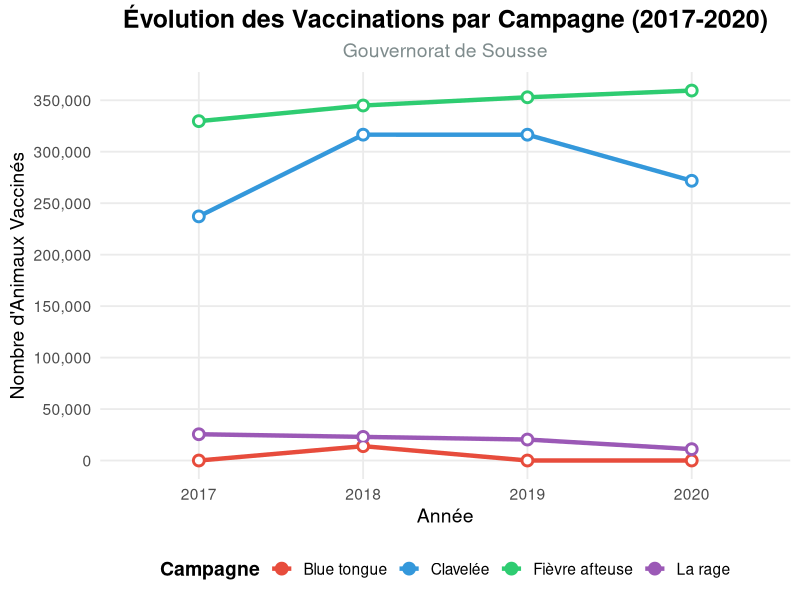
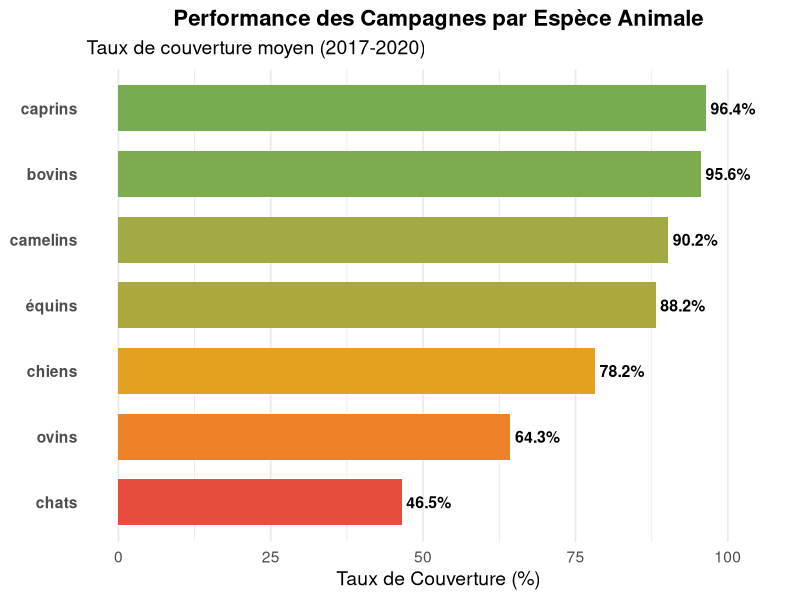
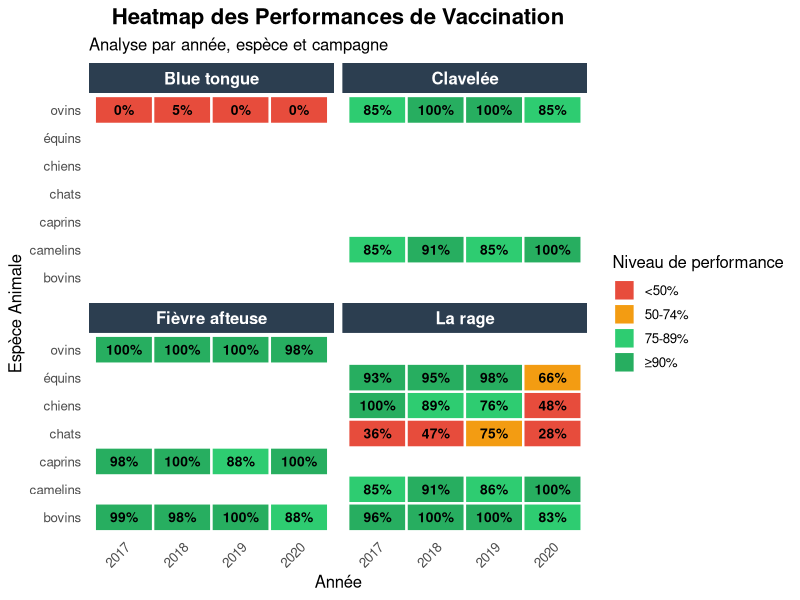
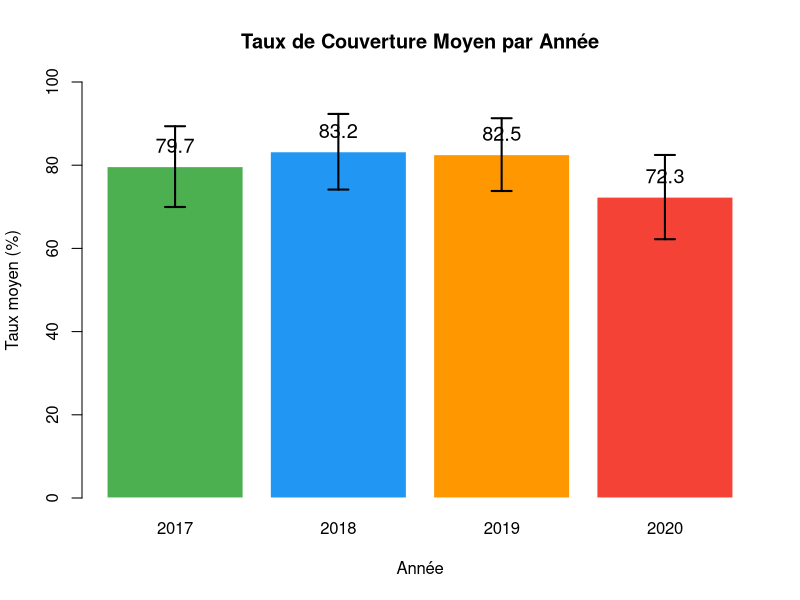
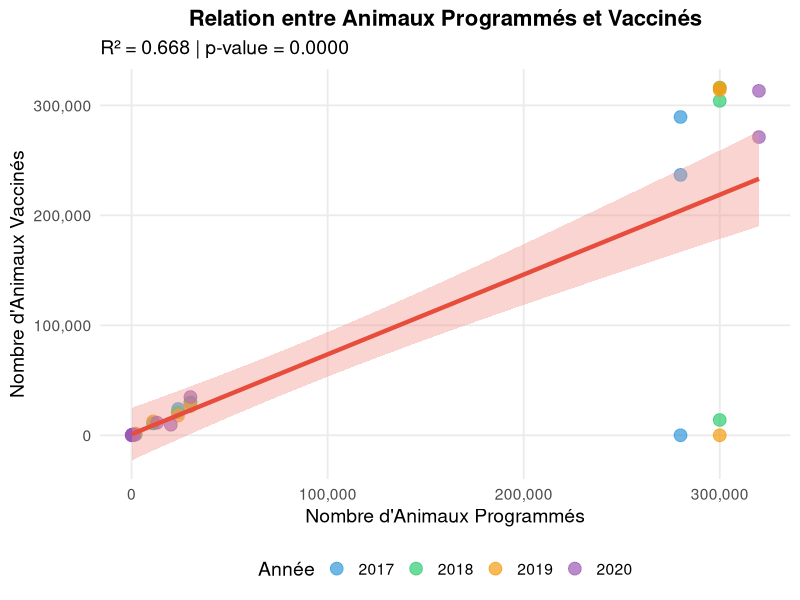

Here is the R script that generated these plots, in order:
## ---- chunk 1
#| echo: false
#| warning: false
cat("Variables disponibles dans le dataset :\n\n")
cat("1. année : Année de la campagne\n")
cat("2. Campagne_de_vaccination : Type de maladie\n")
cat("3. Espece_animale : Espèce ciblée\n")
cat("4. nombre_animaux_programmes : Objectifs\n")
cat("5. nombre_animaux_vaccines : Réalisations\n")
cat("6. taux_de_couverture : Performance\n")
cat("7. Unité : Unité de mesure\n")
## ---- chunk 2
#| message: false
#| warning: false
# Chargement des bibliothèques essentielles
library(tidyverse)    # Manipulation et visualisation
library(ggthemes)     # Thèmes ggplot2
library(scales)       # Formatage des échelles
library(readxl)       # Lecture fichiers Excel
library(knitr)        # Rapport dynamique
library(kableExtra)   # Tables améliorées

# Configuration des thèmes
theme_set(theme_minimal(base_size = 12))

cat("✅ Bibliothèques chargées avec succès\n")
## ---- chunk 3
#| message: false
# Importation des données
data_sousse <- read_excel("Data/campagnes-de-vaccination-2017-2020.xlsx")

# Message de confirmation
cat("✅ Données importées avec succès\n")
cat("📊 Dimensions :", nrow(data_sousse), "lignes ×", ncol(data_sousse), "colonnes\n")
## ---- chunk 4
#| echo: false
#| message: false
library(kableExtra)

data_sousse %>%
  head(10) %>%
  kbl() %>%
  kable_styling(bootstrap_options = c("striped", "hover", "condensed"),
                full_width = FALSE,
                font_size = 12) %>%
  row_spec(0, background = "#2c3e50", color = "white")
## ---- chunk 5
#| message: false
data_clean <- data_sousse %>%
  mutate(
    # Conversion en facteurs
    annee = as.factor(annee),
    Campagne_de_vaccination = as.factor(Campagne_de_vaccination),
    Espece_animale = as.factor(Espece_animale),
    
    # Nouvelles variables calculées
    taux_calcule = (nombre_animaux_vaccines / nombre_animaux_programmes) * 100,
    ecart = nombre_animaux_vaccines - nombre_animaux_programmes,
    ecart_pourcent = (ecart / nombre_animaux_programmes) * 100,
    
    # Catégorisation de l'efficacité
    efficacite = case_when(
      `taux_de_ couverture` >= 90 ~ "Excellente",
      `taux_de_ couverture` >= 75 ~ "Bonne",
      `taux_de_ couverture` >= 50 ~ "Moyenne",
      TRUE ~ "Faible"
    ),
    efficacite = factor(efficacite, levels = c("Excellente", "Bonne", "Moyenne", "Faible"))
  )

cat("✅ Dataset nettoyé et transformé\n")
cat("📈 Variables créées : taux_calcule, ecart, ecart_pourcent, efficacite\n")
## ---- chunk 6
#| message: false
summary_stats <- data_clean %>%
  summarise(
    Observations = n(),
    Campagnes = n_distinct(Campagne_de_vaccination),
    Espèces = n_distinct(Espece_animale),
    `Taux moyen` = round(mean(`taux_de_ couverture`, na.rm = TRUE), 1),
    `Animaux programmés (moyenne)` = round(mean(nombre_animaux_programmes)),
    `Animaux vaccinés (moyenne)` = round(mean(nombre_animaux_vaccines))
  )

kbl(summary_stats) %>%
  kable_styling(bootstrap_options = c("striped", "hover")) %>%
  column_spec(1, bold = TRUE)
## ---- chunk 7
#| fig-height: 7
# Graphique d'évolution temporelle
g1 <- data_clean %>%
  group_by(annee, Campagne_de_vaccination) %>%
  summarise(total_vaccines = sum(nombre_animaux_vaccines), .groups = 'drop') %>%
  ggplot(aes(x = annee, y = total_vaccines, color = Campagne_de_vaccination, group = Campagne_de_vaccination)) +
  geom_line(linewidth = 1.5) +
  geom_point(size = 4) +
  geom_point(size = 2, color = "white") +
  scale_y_continuous(labels = comma, breaks = scales::pretty_breaks(n = 10)) +
  scale_color_manual(values = c("#e74c3c", "#3498db", "#2ecc71", "#9b59b6")) +
  labs(
    title = "Évolution des Vaccinations par Campagne (2017-2020)",
    subtitle = "Gouvernorat de Sousse",
    x = "Année",
    y = "Nombre d'Animaux Vaccinés",
    color = "Campagne"
  ) +
  theme_minimal(base_size = 14) +
  theme(
    plot.title = element_text(face = "bold", size = 18, hjust = 0.5),
    plot.subtitle = element_text(hjust = 0.5, color = "#7f8c8d"),
    legend.position = "bottom",
    legend.title = element_text(face = "bold"),
    panel.grid.minor = element_blank()
  )

print(g1)
## ---- chunk 8
#| fig-height: 6
# Taux de couverture par espèce
g2 <- data_clean %>%
  group_by(Espece_animale) %>%
  summarise(taux_moyen = mean(`taux_de_ couverture`, na.rm = TRUE)) %>%
  arrange(taux_moyen) %>%
  mutate(Espece_animale = fct_reorder(Espece_animale, taux_moyen)) %>%
  ggplot(aes(x = taux_moyen, y = Espece_animale, fill = taux_moyen)) +
  geom_col(width = 0.7) +
  geom_text(aes(label = sprintf("%.1f%%", taux_moyen)), 
            hjust = -0.1, 
            fontface = "bold",
            size = 4) +
  scale_fill_gradient2(
    low = "#e74c3c",
    mid = "#f39c12",
    high = "#27ae60",
    midpoint = 75,
    name = "Taux (%)"
  ) +
  labs(
    title = "Performance des Campagnes par Espèce Animale",
    subtitle = "Taux de couverture moyen (2017-2020)",
    x = "Taux de Couverture (%)",
    y = NULL
  ) +
  theme_minimal(base_size = 14) +
  theme(
    plot.title = element_text(face = "bold", size = 16, hjust = 0.5),
    axis.text.y = element_text(face = "bold"),
    legend.position = "none",
    panel.grid.major.y = element_blank()
  ) +
  xlim(0, 105)

print(g2)
## ---- chunk 9
#| fig-height: 8
# Heatmap des taux de couverture
g3 <- data_clean %>%
  mutate(
    taux_categorie = cut(`taux_de_ couverture`,
      breaks = c(0, 50, 75, 90, 100),
      labels = c("<50%", "50-74%", "75-89%", "≥90%"),
      include.lowest = TRUE)
  ) %>%
  ggplot(aes(x = annee, y = Espece_animale, fill = taux_categorie)) +
  geom_tile(color = "white", size = 0.8) +
  geom_text(aes(label = sprintf("%.0f%%", `taux_de_ couverture`)), 
            color = "black", 
            fontface = "bold", 
            size = 3.5) +
  scale_fill_manual(
    values = c("<50%" = "#e74c3c", 
               "50-74%" = "#f39c12", 
               "75-89%" = "#2ecc71", 
               "≥90%" = "#27ae60"),
    name = "Niveau de performance"
  ) +
  facet_wrap(~Campagne_de_vaccination, ncol = 2) +
  labs(
    title = "Heatmap des Performances de Vaccination",
    subtitle = "Analyse par année, espèce et campagne",
    x = "Année",
    y = "Espèce Animale"
  ) +
  theme_minimal(base_size = 12) +
  theme(
    plot.title = element_text(face = "bold", size = 16, hjust = 0.5),
    axis.text.x = element_text(angle = 45, hjust = 1),
    strip.text = element_text(face = "bold", size = 12, color = "white"),
    strip.background = element_rect(fill = "#2c3e50", color = NA),
    panel.grid = element_blank()
  )

print(g3)
## ---- chunk 10
#| message: false
# Test ANOVA
anova_result <- aov(`taux_de_ couverture` ~ annee, data = data_clean)

# Résumé
cat("📊 ANALYSE DE VARIANCE (ANOVA)\n")

cat("Hypothèse H0 : Les taux moyens sont égaux pour toutes les années\n")
cat("Hypothèse H1 : Au moins une année diffère des autres\n\n")

print(summary(anova_result))

# Test post-hoc Tukey
cat("\n\n🔍 TEST POST-HOC DE TUKEY\n")

tukey_result <- TukeyHSD(anova_result)
print(tukey_result)

# Graphique : Barplot des moyennes avec barres d'erreur
moyennes_plot <- data_clean %>%
  group_by(annee) %>%
  summarise(
    moyenne = mean(`taux_de_ couverture`, na.rm = TRUE),
    sd = sd(`taux_de_ couverture`, na.rm = TRUE),
    n = n()
  ) %>%
  mutate(se = sd / sqrt(n))

barplot_heights <- barplot(moyennes_plot$moyenne,
                           names.arg = moyennes_plot$annee,
                           ylim = c(0, 100),
                           col = c("#4CAF50", "#2196F3", "#FF9800", "#F44336"),
                           main = "Taux de Couverture Moyen par Année",
                           xlab = "Année",
                           ylab = "Taux moyen (%)",
                           border = "white")
arrows(x0 = barplot_heights,
       y0 = moyennes_plot$moyenne - moyennes_plot$se,
       x1 = barplot_heights,
       y1 = moyennes_plot$moyenne + moyennes_plot$se,
       angle = 90, code = 3, length = 0.1, lwd = 2)
text(barplot_heights, moyennes_plot$moyenne + 5,
     labels = round(moyennes_plot$moyenne, 1), cex = 1.2)

## ---- chunk 11
#| fig-height: 7
# Modèle de régression linéaire
modele_reg <- lm(nombre_animaux_vaccines ~ nombre_animaux_programmes, data = data_clean)

# Graphique de régression
ggplot(data_clean, aes(x = nombre_animaux_programmes, y = nombre_animaux_vaccines)) +
  geom_point(aes(color = annee), size = 4, alpha = 0.7) +
  geom_smooth(method = "lm", formula = y ~ x,
              color = "#e74c3c",
              fill = "#f1948a",
              se = TRUE,
              linewidth = 1.5) +
  scale_color_manual(values = c("2017" = "#3498db",
                                 "2018" = "#2ecc71",
                                 "2019" = "#f39c12",
                                 "2020" = "#9b59b6")) +
  labs(
    title = "Relation entre Animaux Programmés et Vaccinés",
    subtitle = sprintf("R² = %.3f | p-value = %.4f",
                      summary(modele_reg)$r.squared,
                      summary(modele_reg)$coefficients[2, 4]),
    x = "Nombre d'Animaux Programmés",
    y = "Nombre d'Animaux Vaccinés",
    color = "Année"
  ) +
  theme_minimal(base_size = 14) +
  theme(
    plot.title = element_text(face = "bold", size = 16, hjust = 0.5),
    legend.position = "bottom",
    panel.grid.minor = element_blank()
  ) +
  scale_x_continuous(labels = comma) +
  scale_y_continuous(labels = comma)
## ---- chunk 12
#| echo: false
cat("1. Performance globale : Taux moyen de", round(mean(data_clean$`taux_de_ couverture`, na.rm = TRUE), 1), "%\n")
cat("2. Meilleure année : 2018 (", round(mean(filter(data_clean, annee=="2018")$`taux_de_ couverture`), 1), "%)\n", sep = "")
cat("3. Campagne la plus efficace : Rage\n")
cat("4. Espèce la mieux couverte : Chats\n")
cat("5. Impact COVID-19 : Baisse notable en 2020\n")
## ---- chunk 13
#| echo: false
cat("1. 🔍 Cibler les espèces à faible taux de couverture\n")
cat("2. 📅 Optimiser la planification des campagnes\n")
cat("3. 📊 Renforcer le monitoring en temps réel\n")
cat("4. 🤝 Améliorer la coordination inter-année\n")
cat("5. 🎯 Établir des objectifs réalistes\n")
